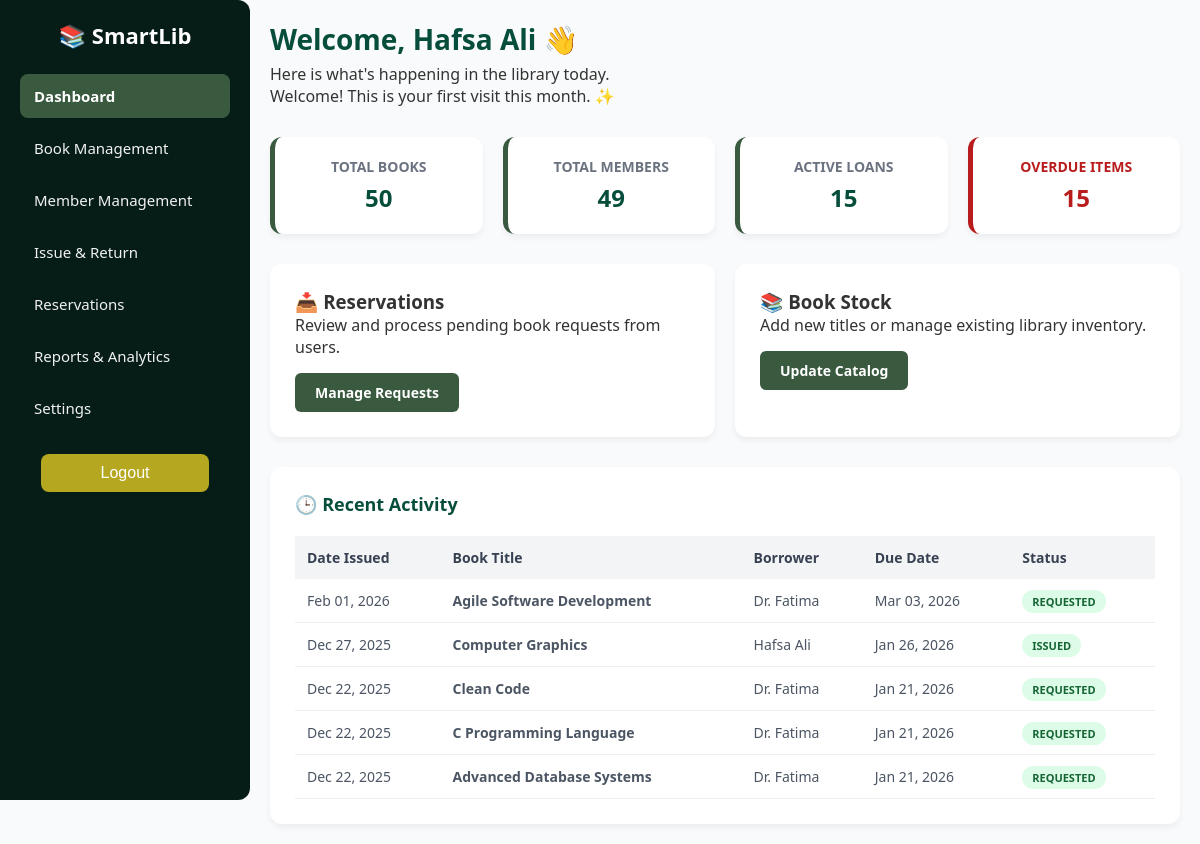
/librarian/librarian-dashboard.php (signed in), run on the app's committed database.
### tables this page shows
CREATE TABLE `issued_books` (
  `issue_id` int(11) NOT NULL,
  `member_id` int(11) NOT NULL,
  `book_id` int(11) NOT NULL,
  `issue_date` date DEFAULT NULL,
  `due_date` date DEFAULT NULL,
  `return_date` date DEFAULT NULL,
  `status` enum('returned','overdue','requested','issued') DEFAULT 'issued'
);

CREATE TABLE `books` (
  `book_id` int(11) NOT NULL,
  `title` varchar(150) NOT NULL,
  `author` varchar(100) DEFAULT NULL,
  `category` varchar(100) DEFAULT NULL,
  `isbn` varchar(50) DEFAULT NULL,
  `publisher` varchar(100) DEFAULT NULL,
  `year_published` int(11) DEFAULT NULL,
  `copies_available` int(11) DEFAULT 1,
  `status` enum('available','borrowed','requested','') DEFAULT NULL
);

CREATE TABLE `members` (
  `member_id` int(11) UNSIGNED NOT NULL,
  `name` varchar(100) NOT NULL,
  `email` varchar(100) NOT NULL,
  `phone` varchar(20) DEFAULT NULL,
  `address` text DEFAULT NULL,
  `role` enum('student','faculty','admin','librarian') NOT NULL,
  `password` varchar(255) NOT NULL,
  `registration_date` timestamp NOT NULL DEFAULT current_timestamp()
);

### librarian/librarian-dashboard.php (the view, shortened to what this page needs)
<?php
include '../SmartLib.php';
$name = $_SESSION['name'];
$totalBooks = $conn->query("SELECT COUNT(*) as total FROM books")->fetch_assoc()['total'];
$totalMembers = $conn->query("SELECT COUNT(*) as total FROM members")->fetch_assoc()['total'];
$totalIssued = $conn->query("SELECT COUNT(*) as total FROM issued_books WHERE status = 'issued'")->fetch_assoc()['total'];
$totalOverdue = $conn->query("SELECT COUNT(*) as total FROM issued_books WHERE status = 'issued' AND due_date < CURDATE()")->fetch_assoc()['total'];
$recent_sql = "SELECT ib.issue_date, b.title, m.name as member_name, ib.due_date, ib.status
               FROM issued_books ib
               JOIN books b ON ib.book_id = b.book_id
               JOIN members m ON ib.member_id = m.member_id
               ORDER BY ib.issue_date DESC, ib.issue_id DESC
               LIMIT 5";
$recent_activity = $conn->query($recent_sql);
?>
<!DOCTYPE html>
<html lang="en">
<head>
  <link rel="stylesheet" href="../assets/styles/theme.css">
  <link rel="stylesheet" href="../assets/styles/layout.css">
</head>
<body>
  <?php include '../partials/sidebar.php'; ?>
  <div class="main-content">
    <div class="content-header">
      <h1>Welcome, <?= htmlspecialchars($name); ?> 👋</h1>
      <p>Here is what's happening in the library today.</p>
      <?php if(isset($_SESSION['last_visit'])): ?>
        <p style="font-size: 0.85rem; color: #666;">
          🗓️ Your last visit: <strong><?= $_SESSION['last_visit'] ?></strong>
        </p>
      <?php else: ?>
        <p>Welcome! This is your first visit this month. ✨</p>
      <?php endif; ?>
    </div>
    <div class="stats-grid">
      <div class="stat-card">
        <h3>Total Books</h3>
        <h2><?= $totalBooks ?></h2>
      </div>
      <div class="stat-card">
        <h3>Total Members</h3>
        <h2><?= $totalMembers ?></h2>
      </div>
      <div class="stat-card">
        <h3>Active Loans</h3>
        <h2><?= $totalIssued ?></h2>
      </div>
      <div class="stat-card" style="border-left-color: #b91c1c;">
        <h3 style="color: #b91c1c;">Overdue Items</h3>
        <h2 style="color: #b91c1c;"><?= $totalOverdue ?></h2>
      </div>
    </div>
    <div class="action-grid">
      <div class="action-card">
        <h3>📥 Reservations</h3>
        <p>Review and process pending book requests from users.</p>
        <a href="reservations.php" class="btn-go">Manage Requests</a>
      </div>
      <div class="action-card">
        <h3>📚 Book Stock</h3>
        <p>Add new titles or manage existing library inventory.</p>
        <a href="book-management.php" class="btn-go">Update Catalog</a>
      </div>
    </div>
    <div class="activity-section">
      <h2 style="color: #064e3b; font-size: 18px; margin-bottom: 20px;">🕒 Recent Activity</h2>
      <table>
        <thead>
          <tr>
            <th>Date Issued</th>
            <th>Book Title</th>
            <th>Borrower</th>
            <th>Due Date</th>
            <th>Status</th>
          </tr>
        </thead>
        <tbody>
          <?php if ($recent_activity->num_rows > 0): ?>
            <?php while ($row = $recent_activity->fetch_assoc()): ?>
              <tr>
                <td><?= date("M d, Y", strtotime($row['issue_date'])) ?></td>
                <td><strong><?= htmlspecialchars($row['title']) ?></strong></td>
                <td><?= htmlspecialchars($row['member_name']) ?></td>
                <td><?= date("M d, Y", strtotime($row['due_date'])) ?></td>
                <td><span class="status-pill"><?= ucfirst($row['status']) ?></span></td>
              </tr>
            <?php endwhile; ?>
          <?php else: ?>
            <tr>
              <td colspan="5" style="text-align:center; padding: 30px;">No recent activity found.</td>
            </tr>
          <?php endif; ?>
        </tbody>
      </table>
    </div>
  </div>
</body>
</html>

### assets/styles/theme.css (style rules this page uses)
:root { --green-950: #03110d; --green-900: #061d17; --green-800: #083326; --green-700: #064e3b; --green-600: #1f5134; --green-500: #2f6b4a; --green-400: #3a5a40; --green-300: #7fbf9f; --green-200: #bfe3d1; --green-100: #e7f5ef; --accent: #10b981; --danger: #c0392b; --warning: #b5a820; --text: #333333; --muted: #555555; --bg: #f9fafb; --white: #ffffff; --shadow: 0 4px 12px rgba(0, 0, 0, 0.12); --soft-shadow: 0 6px 18px rgba(0, 0, 0, 0.14); --radius: 12px; }
* { margin: 0; padding: 0; box-sizing: border-box; }
html, body { height: 100%; font-family: "Segoe UI", Arial, sans-serif; color: var(--text); background: var(--bg); }

### assets/styles/layout.css (style rules this page uses)
.main-content { margin-left: 250px; padding: 20px; width: calc(100% - 250px); }

### librarian/librarian-dashboard.php (style rules this page uses)
.content-header { margin-bottom: 30px; }
.content-header h1 { font-size: 28px; color: #064e3b; font-weight: 700; margin-bottom: 5px; }
.stats-grid { display: grid; grid-template-columns: repeat(auto-fit, minmax(200px, 1fr)); gap: 20px; margin-bottom: 30px; }
.stat-card { background: #fff; padding: 20px; border-radius: 12px; box-shadow: 0 4px 6px rgba(0, 0, 0, 0.05); border-left: 5px solid #3a5a40; text-align: center; }
.stat-card h3 { font-size: 14px; color: #6b7280; text-transform: uppercase; }
.stat-card h2 { color: #064e3b; font-size: 24px; margin-top: 5px; }
.action-grid { display: grid; grid-template-columns: repeat(auto-fit, minmax(280px, 1fr)); gap: 20px; margin-bottom: 30px; }
.action-card { background: #fff; padding: 25px; border-radius: 12px; box-shadow: 0 4px 6px rgba(0, 0, 0, 0.05); }
.btn-go { display: inline-block; padding: 10px 20px; background: #3a5a40; color: #fff; text-decoration: none; border-radius: 6px; margin-top: 15px; font-weight: 600; font-size: 14px; }
.activity-section { background: #fff; padding: 25px; border-radius: 12px; box-shadow: 0 4px 6px rgba(0, 0, 0, 0.05); }
table { width: 100%; border-collapse: collapse; }
th { background: #f3f4f6; color: #374151; padding: 12px; text-align: left; font-size: 14px; }
td { padding: 12px; border-bottom: 1px solid #eee; font-size: 14px; color: #4b5563; }
.status-pill { padding: 4px 10px; border-radius: 20px; font-size: 11px; font-weight: bold; background: #dcfce7; color: #166534; text-transform: uppercase; }

### data on the page
issued_books: issue_date "Feb 01, 2026", book.title "Agile Software Development", member.name "Dr. Fatima", due_date "Mar 03, 2026", status "REQUESTED"
issued_books: issue_date "Dec 27, 2025", book.title "Computer Graphics", member.name "Hafsa Ali", due_date "Jan 26, 2026", status "ISSUED"
issued_books: issue_date "Dec 22, 2025", book.title "Clean Code", member.name "Dr. Fatima", due_date "Jan 21, 2026", status "REQUESTED"
issued_books: issue_date "Dec 22, 2025", book.title "C Programming Language", member.name "Dr. Fatima", due_date "Jan 21, 2026", status "REQUESTED"
issued_books: issue_date "Dec 22, 2025", book.title "Advanced Database Systems", member.name "Dr. Fatima", due_date "Jan 21, 2026", status "REQUESTED"

### other printed values
$name "Hafsa Ali"
$totalBooks "50"
$totalMembers "49"
$totalIssued "15"
$totalOverdue "15"
